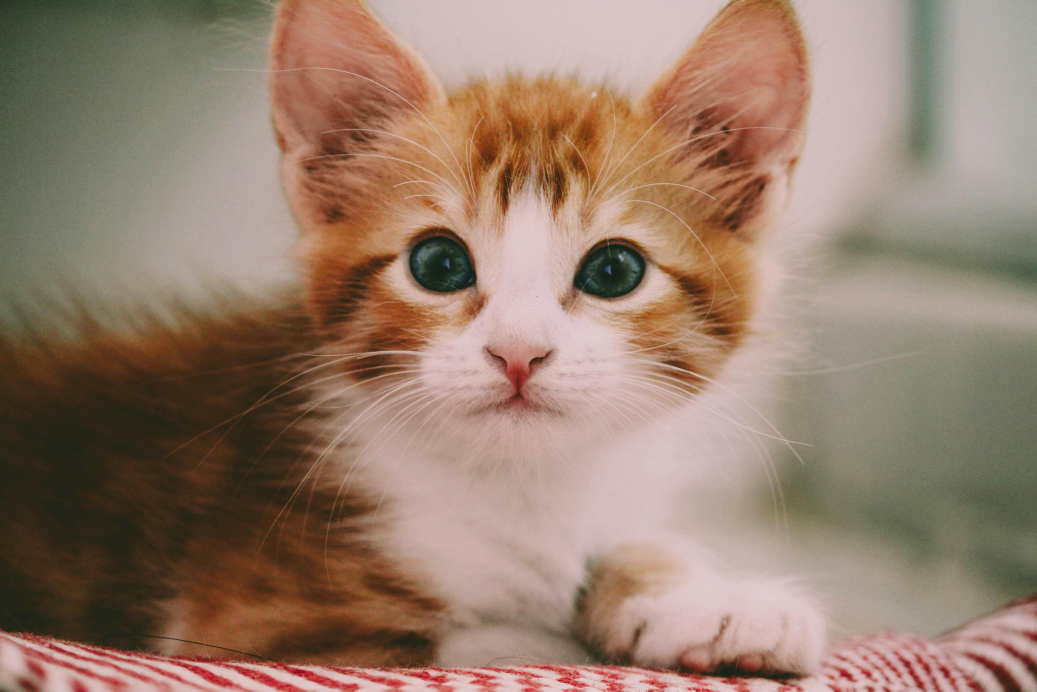
#> input picture Images/CuteCat.jpg, 5184 x 3456 px, found by its file name (shown at 1/5 size)
$ python task1.py
#> lines starting #> are read from the running program, lines starting #| are printed output that depends on the picture
import cv2 as cv
import numpy as np

img = cv.imread("Images\\CuteCat.jpg")
#> img is the input picture: shape (3456, 5184, 3); mean B, G, R 108.6, 125.4, 150.4
#USING KEYWORD
# gray = cv2.imread("image.jpg", cv2.IMREAD_GRAYSCALE)
if img is None:
    print("Error loading the image")
else:
    #USING LIBRARY
   ''' gray = cv.cvtColor(img, cv.COLOR_BGR2GRAY)
    resized_img = cv.resize(gray, (800,600))
    cv.imshow("Gray", resized_img)
    cv.waitKey(0)
    cv.destroyAllWindows()'''


# Using average method
gray = np.mean(img, axis = 2).astype(np.uint8)
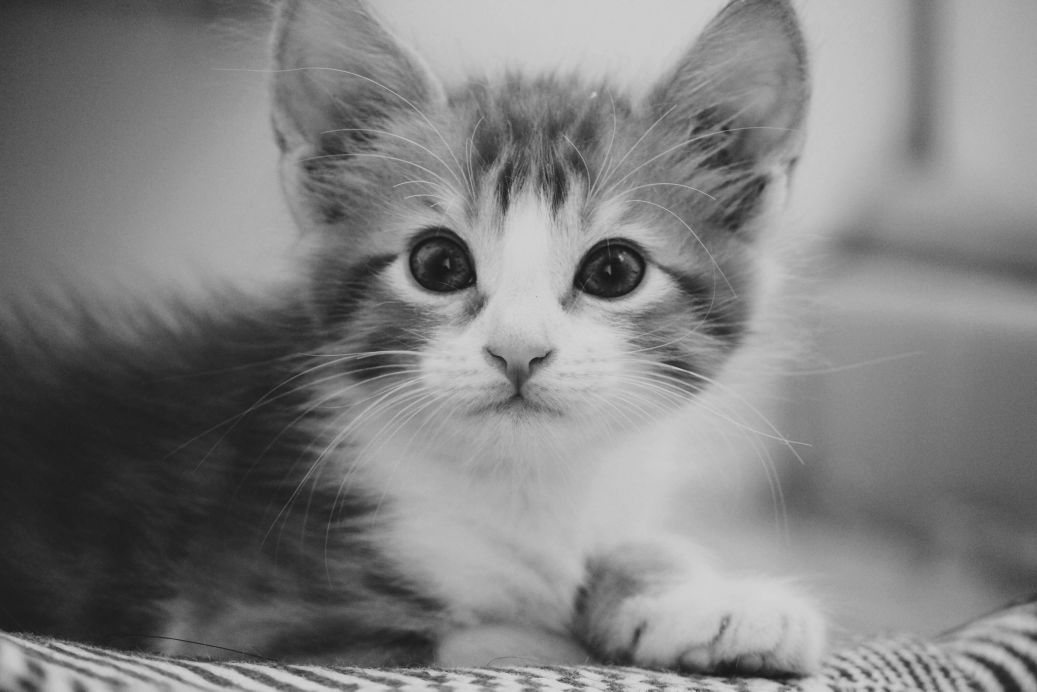
#> gray: shape (3456, 5184) (shown at 1/5 size); min 18, max 222, mean 127.9
resizeimg = cv.resize(gray, (800,600))
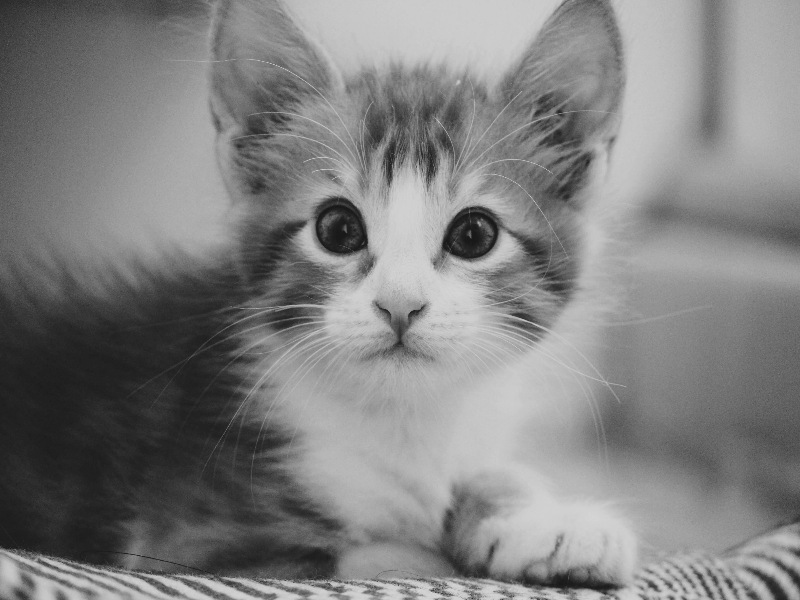
#> resizeimg: shape (600, 800); min 24, max 214, mean 127.8
cv.imshow("Gray Average", resizeimg)
cv.waitKey(0)
cv.destroyAllWindows()

$ run again, with Images/originalfaded.jpg copied over Images/CuteCat.jpg
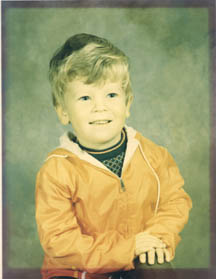
#> input picture Images/originalfaded.jpg, 216 x 279 px, found by its file name
#> img is the input picture: shape (279, 216, 3); mean B, G, R 107.5, 157.4, 162.2
#> `gray = np.mean(img, axis = 2).astype(np.uint8)`:
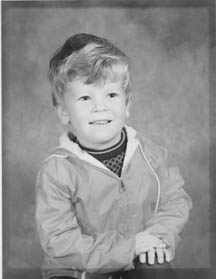
#> gray: shape (279, 216); min 21, max 241, mean 142
#> `resizeimg = cv.resize(gray, (800,600))`:
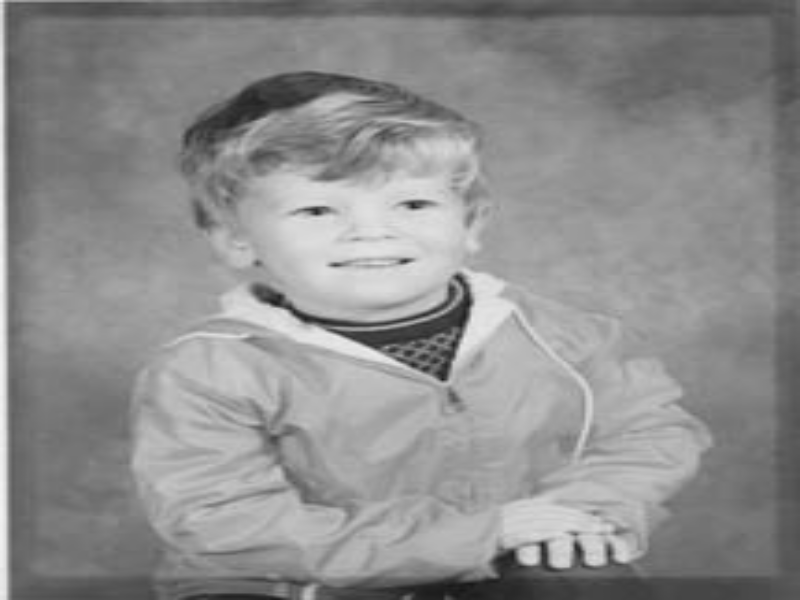
#> resizeimg: shape (600, 800); min 23, max 241, mean 141.9
